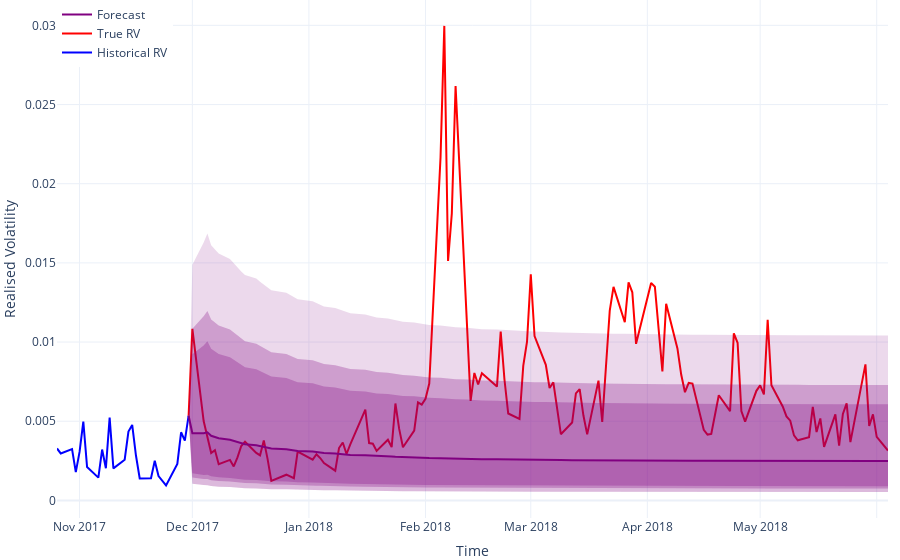

Notebook code cell kept with this figure:
### Code cell
# date = "2013-07-11"
# date = "2015-09-01"
date = "2017-11-30"
time = np.datetime64(date)
underlying = Underlying("SPX")
har = HAR()

fitting_period = 3
har.fit(
	time=time,
	underlying=underlying,
	fitting_period=fitting_period,
)

forecast_period = 1 / 2
forecast_confidences = [0.9, 0.95, 0.99]
har.forecast(forecast_period=forecast_period, forecast_confidences=forecast_confidences)

performance, prediction_interval_accuracies = forecast_performance(underlying, har.volatility_forecast)

historical_period = 3
historical_period = 0.1

plot_forecast(
	underlying=underlying,
	volatility_forecast=har.volatility_forecast,
	historical_period=historical_period,
).show(
	config={
		"toImageButtonOptions": {
			"format": "svg",  # one of png, svg, jpeg, webp
			"filename": "har intervals",
			"height": 400,
			"width": 400,
			"scale": 1,  # Multiply title/legend/axis/canvas sizes by this factor
		}
	}
)

print(performance)
print(prediction_interval_accuracies)
print(" & ".join([str(round(a * 1000, 3)) for a in performance.values()]))
